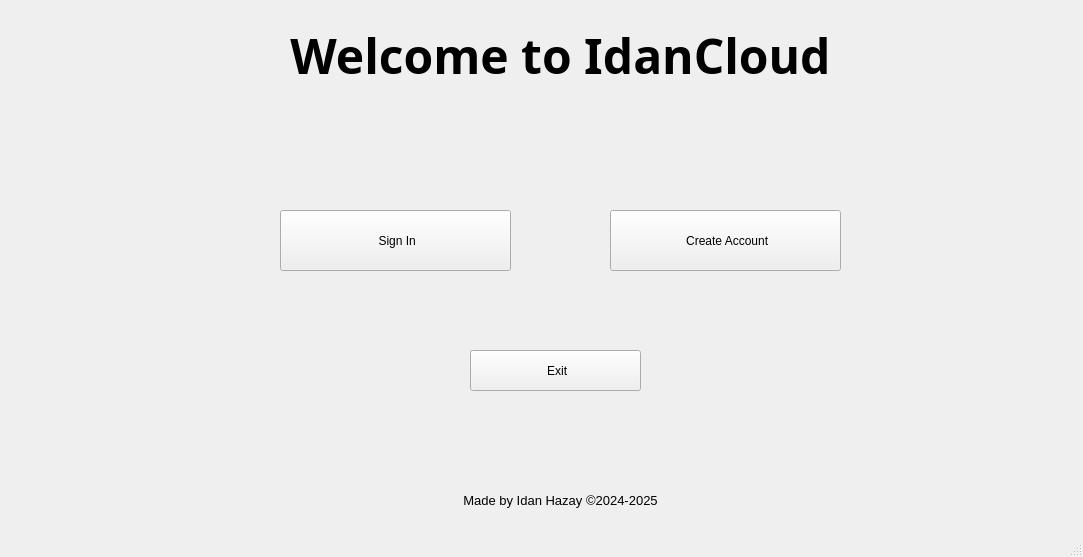
<?xml version="1.0" encoding="UTF-8"?>
<ui version="4.0">
 <class>IdanCloud</class>
 <widget class="QMainWindow" name="IdanCloud">
  <property name="geometry">
   <rect>
    <x>0</x>
    <y>0</y>
    <width>1083</width>
    <height>557</height>
   </rect>
  </property>
  <property name="acceptDrops">
   <bool>false</bool>
  </property>
  <property name="windowTitle">
   <string>IdanCloud</string>
  </property>
  <property name="styleSheet">
   <string notr="true"/>
  </property>
  <widget class="QWidget" name="centralwidget">
   <property name="enabled">
    <bool>true</bool>
   </property>
   <property name="sizePolicy">
    <sizepolicy hsizetype="Expanding" vsizetype="Preferred">
     <horstretch>0</horstretch>
     <verstretch>0</verstretch>
    </sizepolicy>
   </property>
   <widget class="QPushButton" name="signup_button">
    <property name="geometry">
     <rect>
      <x>610</x>
      <y>210</y>
      <width>231</width>
      <height>61</height>
     </rect>
    </property>
    <property name="styleSheet">
     <string notr="true"/>
    </property>
    <property name="text">
     <string> Create Account</string>
    </property>
    <property name="iconSize">
     <size>
      <width>20</width>
      <height>20</height>
     </size>
    </property>
   </widget>
   <widget class="QLabel" name="message">
    <property name="geometry">
     <rect>
      <x>70</x>
      <y>430</y>
      <width>981</width>
      <height>41</height>
     </rect>
    </property>
    <property name="text">
     <string/>
    </property>
    <property name="alignment">
     <set>Qt::AlignmentFlag::AlignCenter</set>
    </property>
   </widget>
   <widget class="QLabel" name="label_2">
    <property name="geometry">
     <rect>
      <x>60</x>
      <y>480</y>
      <width>1001</width>
      <height>41</height>
     </rect>
    </property>
    <property name="font">
     <font>
      <pointsize>10</pointsize>
     </font>
    </property>
    <property name="text">
     <string>Made by Idan Hazay ©2024-2025</string>
    </property>
    <property name="alignment">
     <set>Qt::AlignmentFlag::AlignCenter</set>
    </property>
   </widget>
   <widget class="QPushButton" name="exit_button">
    <property name="geometry">
     <rect>
      <x>470</x>
      <y>350</y>
      <width>171</width>
      <height>41</height>
     </rect>
    </property>
    <property name="styleSheet">
     <string notr="true"/>
    </property>
    <property name="text">
     <string> Exit</string>
    </property>
    <property name="iconSize">
     <size>
      <width>20</width>
      <height>20</height>
     </size>
    </property>
   </widget>
   <widget class="QPushButton" name="login_button">
    <property name="geometry">
     <rect>
      <x>280</x>
      <y>210</y>
      <width>231</width>
      <height>61</height>
     </rect>
    </property>
    <property name="styleSheet">
     <string notr="true"/>
    </property>
    <property name="text">
     <string> Sign In</string>
    </property>
    <property name="iconSize">
     <size>
      <width>20</width>
      <height>20</height>
     </size>
    </property>
   </widget>
   <widget class="QLabel" name="label">
    <property name="geometry">
     <rect>
      <x>70</x>
      <y>30</y>
      <width>981</width>
      <height>51</height>
     </rect>
    </property>
    <property name="font">
     <font>
      <family>Trebuchet MS</family>
      <pointsize>36</pointsize>
      <bold>true</bold>
     </font>
    </property>
    <property name="layoutDirection">
     <enum>Qt::LayoutDirection::LeftToRight</enum>
    </property>
    <property name="styleSheet">
     <string notr="true">.btn {
    margin: 1rem;
    font-size: 1.2rem;
    color: var(--text);
    padding: 0.7rem 2rem;
    border-radius: 30em;
    border-style: none;
    text-transform: uppercase;
    letter-spacing: 2px;
    background-color: transparent;
    box-shadow: 1px 1px 10px #000000;
    transition: all .3s ease;
    opacity: 0.8;
}</string>
    </property>
    <property name="text">
     <string>Welcome to IdanCloud</string>
    </property>
    <property name="scaledContents">
     <bool>true</bool>
    </property>
    <property name="alignment">
     <set>Qt::AlignmentFlag::AlignCenter</set>
    </property>
   </widget>
  </widget>
  <widget class="QStatusBar" name="statusbar"/>
 </widget>
 <resources/>
 <connections/>
</ui>
